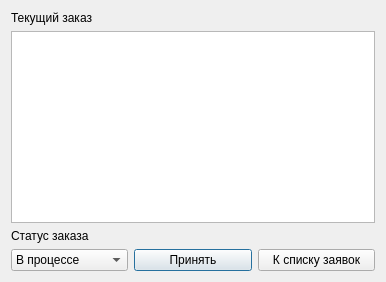
<?xml version="1.0" encoding="UTF-8"?>
<ui version="4.0">
 <class>OrderForMasterDialog</class>
 <widget class="QDialog" name="OrderForMasterDialog">
  <property name="geometry">
   <rect>
    <x>0</x>
    <y>0</y>
    <width>386</width>
    <height>282</height>
   </rect>
  </property>
  <property name="windowTitle">
   <string>Dialog</string>
  </property>
  <layout class="QVBoxLayout" name="verticalLayout_2">
   <item>
    <layout class="QVBoxLayout" name="verticalLayout">
     <item>
      <widget class="QLabel" name="label_2">
       <property name="text">
        <string>Текущий заказ</string>
       </property>
      </widget>
     </item>
     <item>
      <widget class="QTextBrowser" name="textBrowser"/>
     </item>
     <item>
      <widget class="QLabel" name="label">
       <property name="text">
        <string>Статус заказа</string>
       </property>
      </widget>
     </item>
     <item>
      <layout class="QHBoxLayout" name="horizontalLayout">
       <item>
        <widget class="QComboBox" name="comboBox">
         <item>
          <property name="text">
           <string>В процессе</string>
          </property>
         </item>
         <item>
          <property name="text">
           <string>Выполнен</string>
          </property>
         </item>
        </widget>
       </item>
       <item>
        <widget class="QPushButton" name="accept">
         <property name="text">
          <string>Принять</string>
         </property>
        </widget>
       </item>
       <item>
        <widget class="QPushButton" name="pushButton">
         <property name="text">
          <string>К списку заявок</string>
         </property>
        </widget>
       </item>
      </layout>
     </item>
    </layout>
   </item>
  </layout>
 </widget>
 <resources/>
 <connections>
  <connection>
   <sender>pushButton</sender>
   <signal>clicked()</signal>
   <receiver>OrderForMasterDialog</receiver>
   <slot>backToOrders()</slot>
   <hints>
    <hint type="sourcelabel">
     <x>291</x>
     <y>241</y>
    </hint>
    <hint type="destinationlabel">
     <x>170</x>
     <y>264</y>
    </hint>
   </hints>
  </connection>
  <connection>
   <sender>accept</sender>
   <signal>clicked()</signal>
   <receiver>OrderForMasterDialog</receiver>
   <slot>acceptButtonClicked()</slot>
   <hints>
    <hint type="sourcelabel">
     <x>186</x>
     <y>245</y>
    </hint>
    <hint type="destinationlabel">
     <x>246</x>
     <y>274</y>
    </hint>
   </hints>
  </connection>
 </connections>
 <slots>
  <slot>backToOrders()</slot>
  <slot>acceptButtonClicked()</slot>
 </slots>
</ui>
